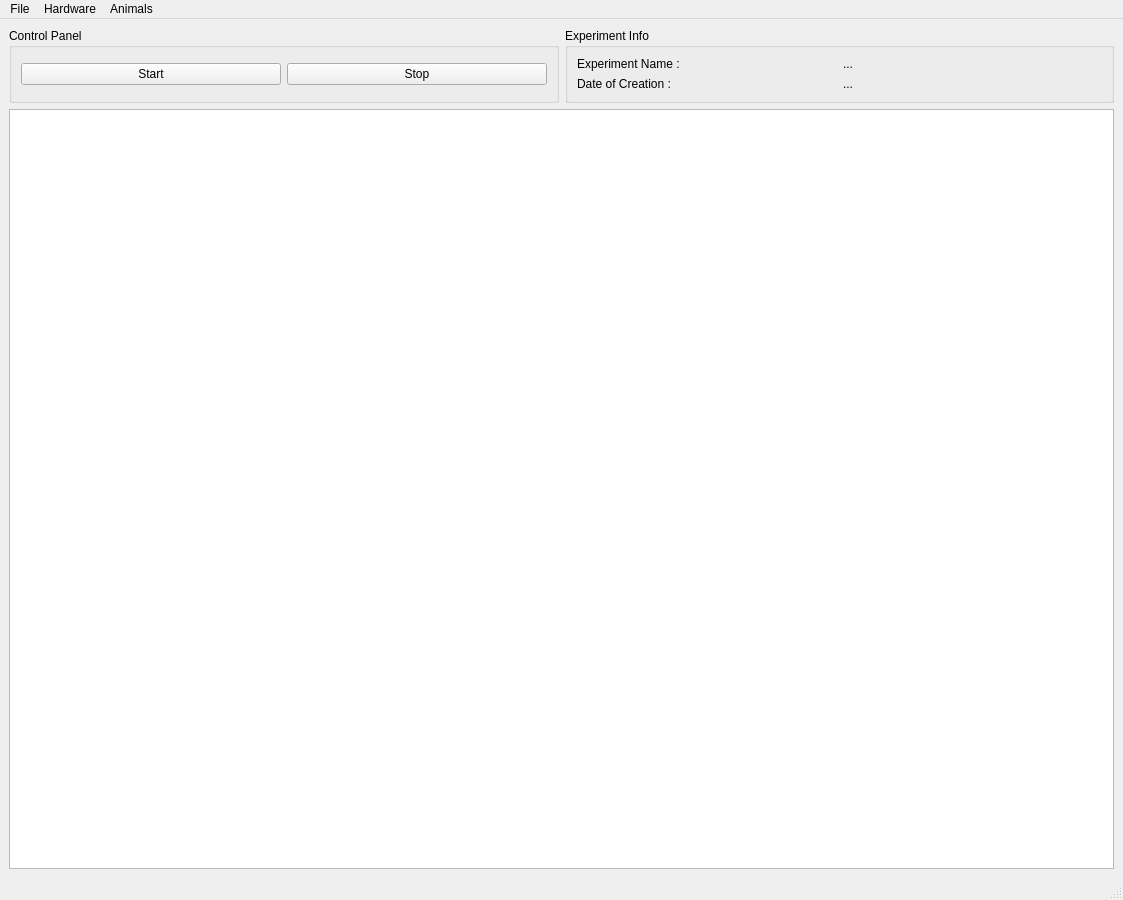
<?xml version="1.0" encoding="UTF-8"?>
<ui version="4.0">
 <class>MainWindow</class>
 <widget class="QMainWindow" name="MainWindow">
  <property name="geometry">
   <rect>
    <x>0</x>
    <y>0</y>
    <width>1123</width>
    <height>900</height>
   </rect>
  </property>
  <property name="windowTitle">
   <string>AutonoMouse</string>
  </property>
  <widget class="QWidget" name="centralwidget">
   <layout class="QGridLayout" name="gridLayout">
    <item row="1" column="0" colspan="2">
     <widget class="QTableView" name="trialView"/>
    </item>
    <item row="0" column="0">
     <widget class="QGroupBox" name="groupBox">
      <property name="title">
       <string>Control Panel</string>
      </property>
      <layout class="QGridLayout" name="gridLayout_3">
       <item row="0" column="0">
        <widget class="QPushButton" name="startButton">
         <property name="text">
          <string>Start</string>
         </property>
        </widget>
       </item>
       <item row="0" column="1">
        <widget class="QPushButton" name="stopButton">
         <property name="text">
          <string>Stop</string>
         </property>
        </widget>
       </item>
      </layout>
     </widget>
    </item>
    <item row="0" column="1">
     <widget class="QGroupBox" name="groupBox_2">
      <property name="title">
       <string>Experiment Info</string>
      </property>
      <layout class="QGridLayout" name="gridLayout_2">
       <item row="0" column="0">
        <widget class="QLabel" name="label">
         <property name="text">
          <string>Experiment Name :</string>
         </property>
        </widget>
       </item>
       <item row="0" column="1">
        <widget class="QLabel" name="experimentNameLabel">
         <property name="text">
          <string>...</string>
         </property>
        </widget>
       </item>
       <item row="1" column="0">
        <widget class="QLabel" name="label_3">
         <property name="text">
          <string>Date of Creation :</string>
         </property>
        </widget>
       </item>
       <item row="1" column="1">
        <widget class="QLabel" name="experimentDateLabel">
         <property name="text">
          <string>...</string>
         </property>
        </widget>
       </item>
      </layout>
     </widget>
    </item>
   </layout>
  </widget>
  <widget class="QMenuBar" name="menubar">
   <property name="geometry">
    <rect>
     <x>0</x>
     <y>0</y>
     <width>1123</width>
     <height>21</height>
    </rect>
   </property>
   <widget class="QMenu" name="menuFile">
    <property name="title">
     <string>File</string>
    </property>
    <addaction name="actionSave_Experiment"/>
    <addaction name="actionLoad_Experiment"/>
    <addaction name="actionPreferences"/>
   </widget>
   <widget class="QMenu" name="menuHardware">
    <property name="title">
     <string>Hardware</string>
    </property>
    <addaction name="actionHardware_Preferences"/>
   </widget>
   <widget class="QMenu" name="menuAnimals">
    <property name="title">
     <string>Animals</string>
    </property>
    <addaction name="actionAnimal_List"/>
   </widget>
   <addaction name="menuFile"/>
   <addaction name="menuHardware"/>
   <addaction name="menuAnimals"/>
  </widget>
  <widget class="QStatusBar" name="statusbar"/>
  <action name="actionHardware_Preferences">
   <property name="text">
    <string>Hardware Preferences</string>
   </property>
  </action>
  <action name="actionAnimal_List">
   <property name="text">
    <string>Animal List</string>
   </property>
  </action>
  <action name="actionSave_Experiment">
   <property name="text">
    <string>Save Experiment</string>
   </property>
  </action>
  <action name="actionLoad_Experiment">
   <property name="text">
    <string>Load Experiment</string>
   </property>
  </action>
  <action name="actionPreferences">
   <property name="text">
    <string>Preferences</string>
   </property>
  </action>
 </widget>
 <resources/>
 <connections/>
</ui>
